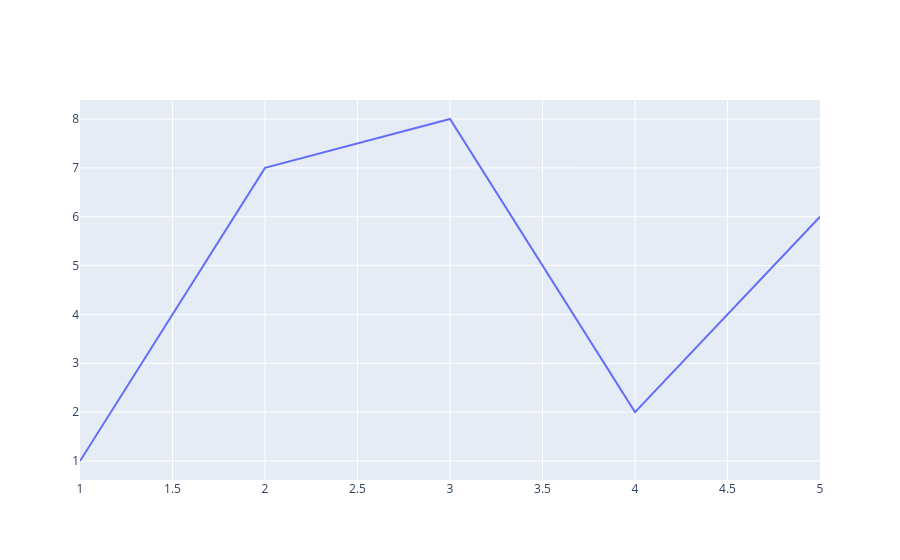

The notebook cell saved with this chart:
### Code cell
#Line Chart
fig= go.Figure()
fig.add_trace(go.Scatter(x=[1,2,3,4,5], y=[1,7,8,2,6], mode= 'lines'))

### Figure 1 — Plotly figure (JSON) as saved in the notebook; plotly's stock layout.template omitted (floating-point values rounded to 4 significant figures)
{"data": [{"mode": "lines", "type": "scatter", "x": [1, 2, 3, 4, 5], "y": [1, 7, 8, 2, 6]}], "layout": {}}
